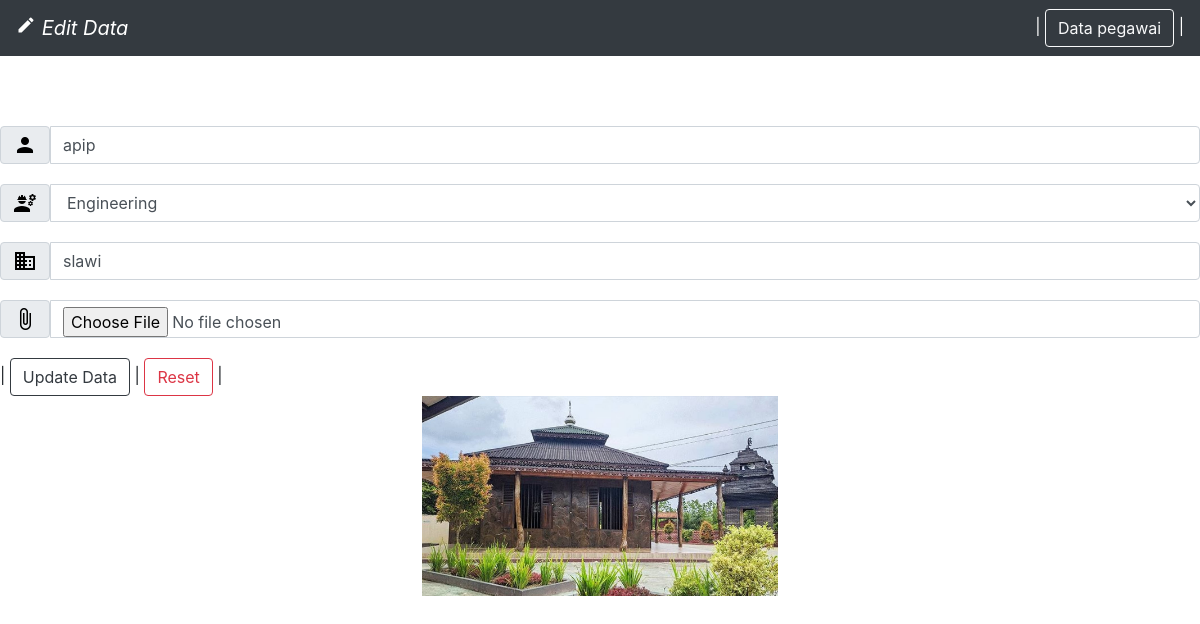
Page /admin/edit_pegawai.php?id=1 (signed in) on the committed database.
### tables this page shows
CREATE TABLE `pegawai` (
  `id` int(6) NOT NULL,
  `nama` varchar(60) NOT NULL,
  `jabatan` varchar(20) NOT NULL,
  `alamat` text NOT NULL,
  `id_user` int(11) NOT NULL,
  `foto` varchar(255) NOT NULL
);

### admin/edit_pegawai.php (the view, shortened to what this page needs)
<!DOCTYPE html>
<html lang="en">
<head>
  <link rel="stylesheet" href="https://cdn.jsdelivr.net/npm/bootstrap@4.6.2/dist/css/bootstrap.min.css"
>
</head>
<body>
  <nav class="navbar navbar-dark bg-dark">
    <i class="navbar-brand">
      <i class="material-icons" style="font-size:20px;">edit</i>
      Edit Data
    </i>
    <span class="align-text-bottom"><a style="color: white;">| </a><a class='btn btn-outline-light'
        href="tampil_data.php">Data pegawai</a><a style="color: white;"> |</a></span>
  </nav>
  <div style="max-width: max-content;margin: auto;">
    <?php
    include('../config.php');
    $id = $_GET['id'];
    $cari = "SELECT * FROM pegawai WHERE id=$id";
    $hasil = mysqli_query($konek, $cari);
    $data = mysqli_fetch_array($hasil);
    $_nama = $data['nama'];
    $_jabatan = $data['jabatan'];
    $_alamat = $data['alamat'];
    $foto = $data['foto'];
    ?>
    <form class="row row-cols-lg-auto g-3 align-items-center" action="" method="post" autocomplete="off"
      enctype="multipart/form-data">
      <div class="col-12" style="margin-top: 70px;">
        <div class="input-group">
          <div class="input-group-text"><i class="material-icons" style='color: black;'>person</i></div>
          <input type="text" class="form-control" name="nama" placeholder="Nama" value="<?php echo $_nama; ?>" required>
        </div>
      </div>
      <div class="col-12" style="margin-top: 20px;">
        <div class="input-group">
          <div class="input-group-text"><i class="material-icons" style='color: black;'>engineering</i></div>
          <select class="form-control" name="jabatan" required>
            <option value="Engineering" <?php if ($_jabatan === 'Engineering')
              echo 'selected'; ?>>Engineering</option>
          </select>
        </div>
      </div>
      <div class="col-12" style="margin-top: 20px;">
        <div class="input-group">
          <div class="input-group-text"><i class="material-icons" style='color: black;'>domain</i></div>
          <input type="text" class="form-control" name="alamat" placeholder="Alamat" value="<?php echo $_alamat; ?>"
            required>
        </div>
      </div>
      <div class="col-12" style="margin-top: 20px;">
        <div class="input-group">
          <div class="input-group-text"><i class="material-icons" style='color: black;'>attach_file</i></div>
          <input type="file" class="form-control" name="foto" size="20">
        </div>
      </div>
      <div class="col-12" style="margin-top: 20px;">
        <a>| </a>
        <input type="submit" value="Update Data" name="update" class='btn btn-outline-dark'>
        <a> | </a>
        <input type="reset" value="Reset" class='btn btn-outline-danger'>
        <a> |</a>
      </div>
    </form>
  </div>
  <center>
    <img src="../foto/<?php echo $foto; ?>" weight="200px" height="200px">
    <br>
  </center>
</body>
</html>

### rows in the picture
pegawai: nama "apip", jabatan "Engineering", alamat "slawi", foto (picture)
